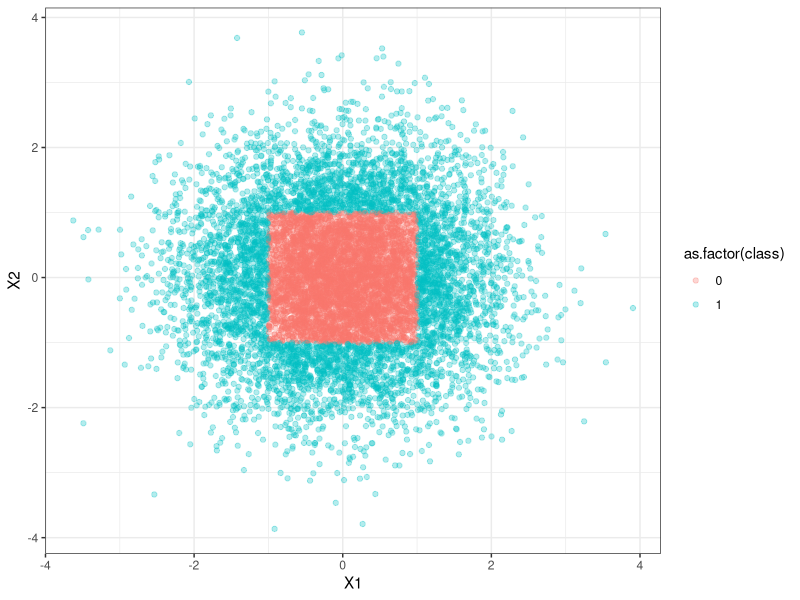

The R source for this figure:
# Curse of dimensionality:
# Show that the area under curve is changing as the dimensinality increases. 
# X ~ N(0,1)
# from x={-1,1} we have the mass = 0.6826895
pnorm(1) - (1-pnorm(1))

# In multivariate case:
library(mvtnorm)

mean <- c(0, 0) 
lower <- c(-1,-1) # vector of lower bound
upper <- c(1,1)
corr <- diag(2) # create diagonal matrix (variance = 1)
corr[lower.tri(corr)] <- 0 # uncorrelated variables
corr[upper.tri(corr)] <- 0

# From x1={-1,1} and x2={-1,1}
# Probability mass is = 0.4660649
pmvnorm(lower, upper, mean, corr)

# This can be computed by Monte Carlo simulation:
n.samples = 1E4 # generate 10 000 observation
data <- data.frame(rmvnorm(n=n.samples, mean, sigma=corr)) 

# Class 1 consists of observations whose absolute values
# of x1 and x2 are <1

data$class <- ifelse( abs(data$X1)>=1 | abs(data$X2)>=1, 1, 0)

# Proportion of class 1 is ~0.465
table(data$class)/ nrow(data)

library(ggplot2)
ggplot(data, aes(x=X1, y=X2) ) + 
 geom_point(aes(colour=as.factor(class)), alpha=0.3) +
 theme_bw()

# If the class-rule would be radil (Euclidean distance)
euclid.fun <- function(x){ sqrt( (x[1]-mean[1])^2 + (x[2]-mean[1])^2 )}
data <- data.frame(rmvnorm(n=10000, mean, sigma=corr))
data$dist <- apply(data, 1, euclid.fun)
data$class <- ifelse(data$dist<=1, 0, 1)
table(data$class)/ nrow(data)
# Apply ggplot visalisation.


